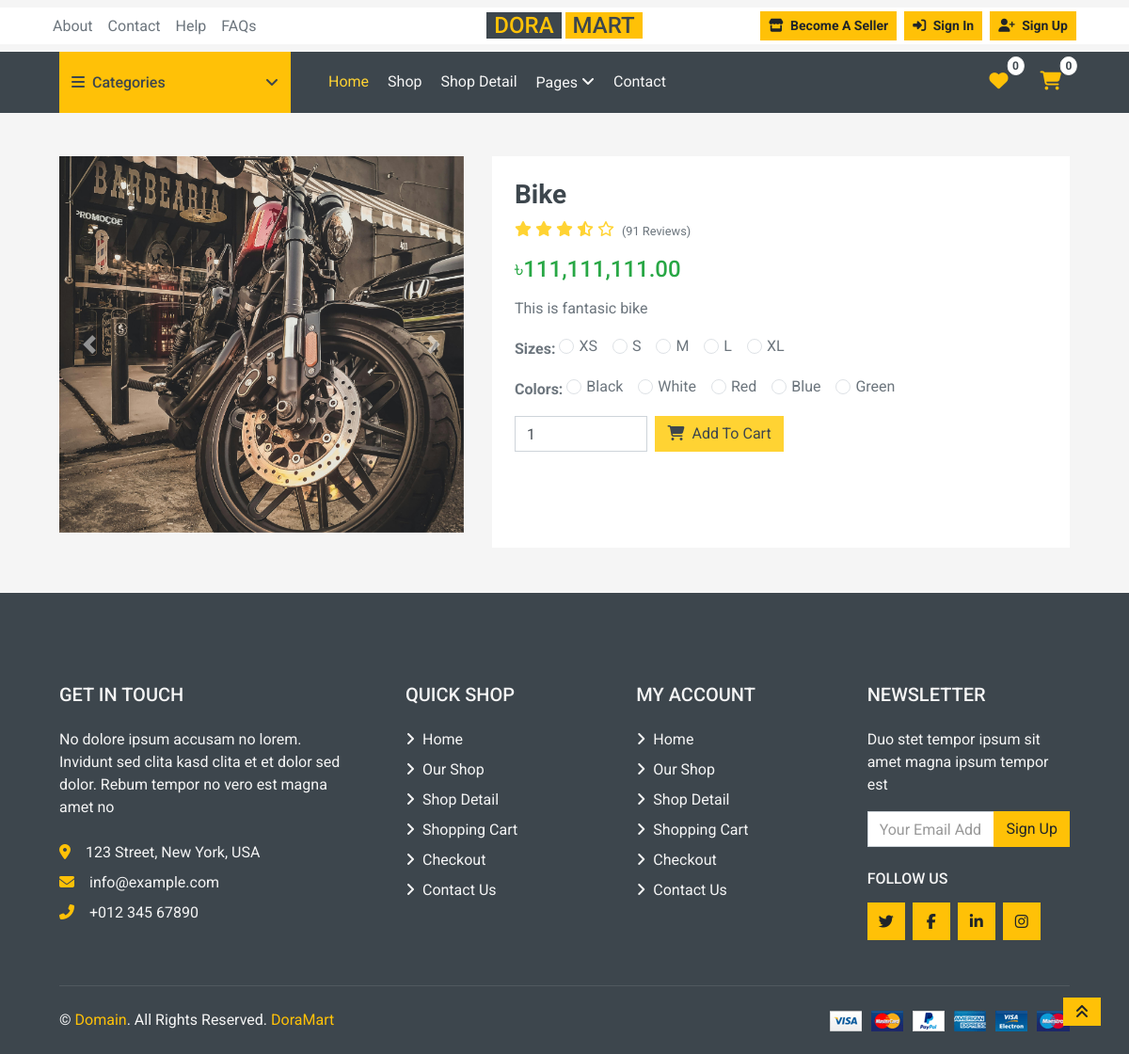
/pages/preview.php?id=26, run on an earlier commit of the app's database.
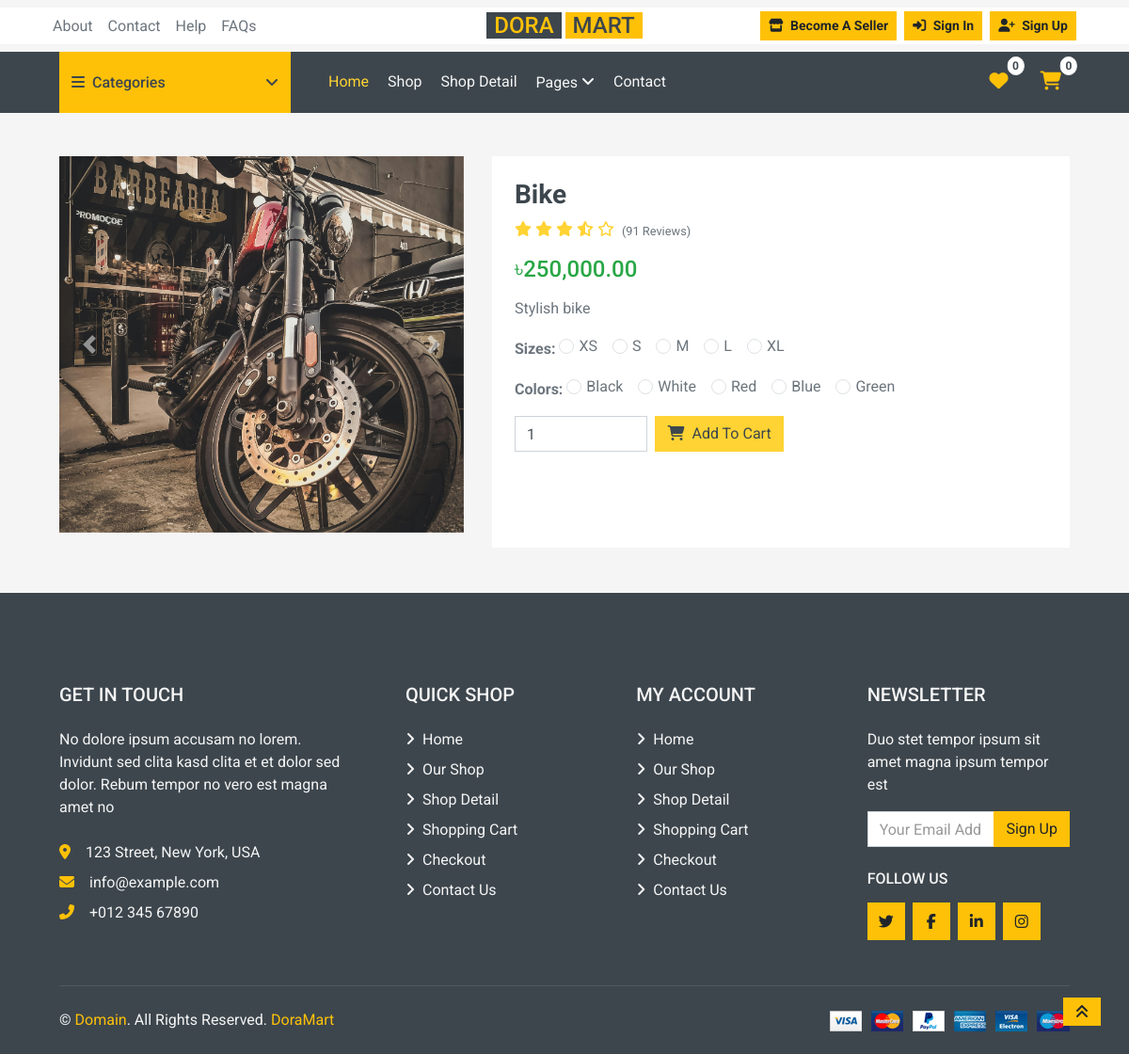
And on a later commit of the database.
### tables this page shows
CREATE TABLE `products` (
  `id` int(11) NOT NULL,
  `user_id` int(11) DEFAULT NULL,
  `name` varchar(255) DEFAULT NULL,
  `images` text DEFAULT NULL,
  `price` decimal(15,2) DEFAULT NULL,
  `old_price` double(15,2) DEFAULT NULL,
  `description` text DEFAULT NULL,
  `category_id` int(11) DEFAULT NULL,
  `sub_category_id` int(11) DEFAULT NULL,
  `created_at` datetime DEFAULT current_timestamp(),
  `updated_at` datetime DEFAULT current_timestamp()
);

### Pages/preview.php (the view, shortened to what this page needs)
<?php
require "../config/db.php";
$is_logged_in = isset($_SESSION['user_id']);
$product_id = isset($_GET['id']) ? intval($_GET['id']) : 0;
$query = "SELECT * FROM products WHERE id = $product_id";
$result = mysqli_query($con, $query);
$product = mysqli_fetch_assoc($result);
$images = !empty($product['images']) ? explode(',', $product['images']) : [];
require "../includes/he.php";
if($is_logged_in){
    require "../includes/topbar_logged.php";
    require "../includes/navbar_logged.php";
} else {
    require "../includes/topbar.php";
    require "../includes/navbar.php";
};
?>
<!DOCTYPE html>
<html lang="en">
<head>
<link rel="stylesheet" href="https://cdnjs.cloudflare.com/ajax/libs/font-awesome/6.5.0/css/all.min.css">
<link rel="stylesheet" href="https://cdn.jsdelivr.net/npm/bootstrap@5.3.3/dist/css/bootstrap.min.css">
<link href="../assets/css/style.css" rel="stylesheet">
</head>
<body>
<div class="container-fluid pt-3">
    <div class="row px-xl-5">
        <div class="col-lg-5 mb-3">
            <div id="product-carousel" class="carousel slide" data-bs-ride="carousel">
                <div class="carousel-inner bg-light">
                    <?php foreach ($images as $index => $img): ?>
                        <div class="carousel-item <?= $index === 0 ? 'active' : '' ?>">
                            <img class="d-block w-100" src="../admin/<?= htmlspecialchars(trim($img)); ?>" alt="Product Image <?= $index+1 ?>" style="height:400px; object-fit:cover;">
                        </div>
                    <?php endforeach; ?>
                </div>
                <button class="carousel-control-prev" type="button" data-bs-target="#product-carousel" data-bs-slide="prev">
                    <span class="carousel-control-prev-icon"></span>
                </button>
                <button class="carousel-control-next" type="button" data-bs-target="#product-carousel" data-bs-slide="next">
                    <span class="carousel-control-next-icon"></span>
                </button>
            </div>
        </div>
        <div class="col-lg-7">
            <div class="bg-light p-4 h-100">
                <h3><?= htmlspecialchars($product['name']); ?></h3>
                <div class="d-flex mb-3">
                    <div class="text-primary me-2">
                        <i class="fas fa-star"></i>
                        <i class="fas fa-star"></i>
                        <i class="fas fa-star"></i>
                        <i class="fas fa-star-half-alt"></i>
                        <i class="far fa-star"></i>
                    </div>
                    <small class="pt-1">(<?= rand(50,200) ?> Reviews)</small>
                </div>
                <h4 class="text-success mb-3">৳<?= number_format($product['price'],2); ?></h4>
                <p><?= htmlspecialchars($product['description']); ?></p>
                <div class="mb-3">
                    <strong>Sizes:</strong>
                    <?php foreach (['XS','S','M','L','XL'] as $size): ?>
                        <div class="form-check form-check-inline">
                            <input class="form-check-input" type="radio" name="size" id="size-<?= $size ?>" value="<?= $size ?>">
                            <label class="form-check-label" for="size-<?= $size ?>"><?= $size ?></label>
                        </div>
                    <?php endforeach; ?>
                </div>
                <div class="mb-3">
                    <strong>Colors:</strong>
                    <?php foreach (['Black','White','Red','Blue','Green'] as $color): ?>
                        <div class="form-check form-check-inline">
                            <input class="form-check-input" type="radio" name="color" id="color-<?= $color ?>" value="<?= $color ?>">
                            <label class="form-check-label" for="color-<?= $color ?>"><?= $color ?></label>
                        </div>
                    <?php endforeach; ?>
                </div>
                <div class="d-flex align-items-center gap-2 mt-3">
                    <input type="number" class="form-control w-25" value="1" min="1">
                    <a href="cart.php?add=<?= $product['id'] ?>" class="btn btn-primary">
                        <i class="fa fa-shopping-cart me-1"></i> Add To Cart
                    </a>
                </div>
            </div>
        </div>
    </div>
</div>
<?php require "../includes/footer.php"; ?>
</body>
</html>

What changed in the data, as far as the page shows it:
changed products "Bike": price "111,111,111.00" → "250,000.00"; description "This is fantasic bike" → "Stylish bike"
